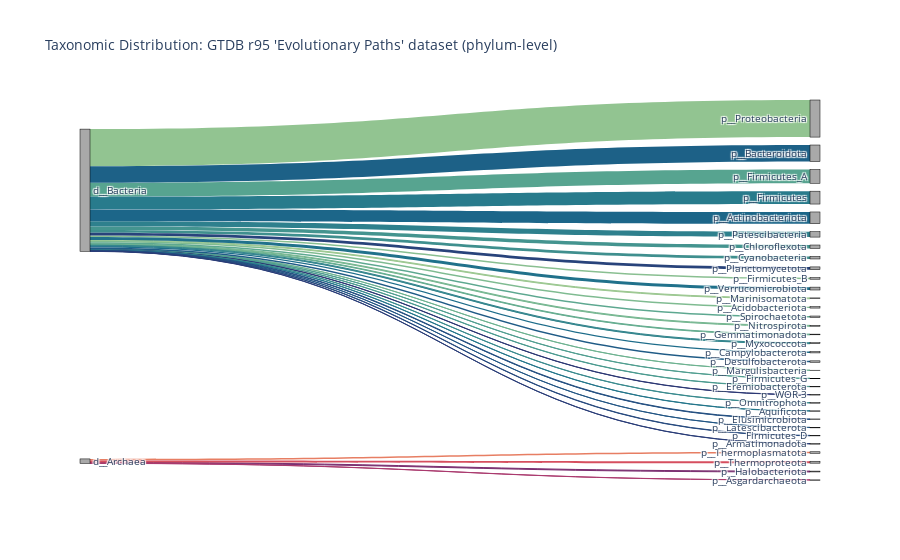

Notebook source saved alongside this figure:
### Code cell
title = "Taxonomic Distribution: GTDB r95 'Evolutionary Paths' dataset (phylum-level)"
fig = lineages_to_flow(title, all_lineages, stop_rank="phylum", color_rank="phylum")
#fig.write_html('test.html')
fig.write_html('gtdb95-evolpaths-taxonomysankey.phylum.html', auto_open=True)
#fig.write_image("test_sankey.pdf")
#fig.write_image("test_sankey.png", scale=1)
fig.show()

### Figure 1 — Plotly figure (JSON) as saved in the notebook; plotly's stock layout.template omitted (floating-point values rounded to 4 significant figures)
{"data": [{"link": {"color": ["#9cc891", "#92c491", "#89bf91", "#7fbb91", "#76b791", "#6db290", "#65ad90", "#5da890", "#57a490", "#509e90", "#4a9a8f", "#2b3774", "#44948f", "#3f8f8e", "#398a8e", "#33858d", "#2e808d", "#287b8c", "#24768b", "#1d6c8a", "#1c6689", "#1d6187", "#1f5b86", "#215584", "#234f81", "#26497e", "#28437b", "#2a3d78", "#20718b", "#e77e63", "#7a2e70", "#aa3a6e", "#d64f5f"], "label": ["0.6% of total genomes", "29.3% of total genomes", "1.2% of total genomes", "1.1% of total genomes", "0.7% of total genomes", "0.1% of total genomes", "0.5% of total genomes", "1.1% of total genomes", "10.9% of total genomes", "0.2% of total genomes", "0.2% of total genomes", "0.2% of total genomes", "2.7% of total genomes", "2.0% of total genomes", "0.2% of total genomes", "0.8% of total genomes", "4.3% of total genomes", "10.2% of total genomes", "0.2% of total genomes", "1.0% of total genomes", "9.3% of total genomes", "13.1% of total genomes", "1.2% of total genomes", "0.1% of total genomes", "0.4% of total genomes", "0.3% of total genomes", "2.2% of total genomes", "0.1% of total genomes", "2.3% of total genomes", "1.2% of total genomes", "0.7% of total genomes", "0.1% of total genomes", "1.5% of total genomes"], "source": [1, 1, 1, 1, 1, 1, 1, 1, 1, 1, 1, 1, 1, 1, 1, 1, 1, 1, 1, 1, 1, 1, 1, 1, 1, 1, 1, 1, 1, 5, 5, 5, 5], "target": [0, 2, 3, 6, 7, 8, 9, 10, 11, 13, 14, 15, 16, 17, 18, 19, 20, 21, 22, 23, 25, 26, 27, 29, 30, 31, 32, 33, 34, 4, 12, 24, 28], "value": [43, 1959, 82, 76, 45, 7, 36, 76, 728, 11, 14, 11, 183, 137, 12, 51, 287, 680, 11, 69, 622, 874, 77, 6, 26, 18, 150, 10, 152, 82, 45, 7, 103]}, "node": {"color": "darkgrey", "label": ["p__Marinisomatota", "d__Bacteria", "p__Proteobacteria", "p__Firmicutes_B", "p__Thermoplasmatota", "d__Archaea", "p__Acidobacteriota", "p__Nitrospirota", "p__Margulisbacteria", "p__Gemmatimonadota", "p__Spirochaetota", "p__Firmicutes_A", "p__Halobacteriota", "p__Firmicutes_G", "p__Eremiobacterota", "p__WOR-3", "p__Chloroflexota", "p__Cyanobacteria", "p__Omnitrophota", "p__Myxococcota", "p__Patescibacteria", "p__Firmicutes", "p__Aquificota", "p__Campylobacterota", "p__Asgardarchaeota", "p__Actinobacteriota", "p__Bacteroidota", "p__Desulfobacterota", "p__Thermoproteota", "p__Latescibacterota", "p__Elusimicrobiota", "p__Firmicutes_D", "p__Planctomycetota", "p__Armatimonadota", "p__Verrucomicrobiota"], "line": {"color": "black", "width": 0.5}, "pad": 15, "thickness": 10}, "type": "sankey"}], "layout": {"autosize": true, "font": {"size": 10}, "title": {"text": "Taxonomic Distribution: GTDB r95 'Evolutionary Paths' dataset (phylum-level)"}}}
